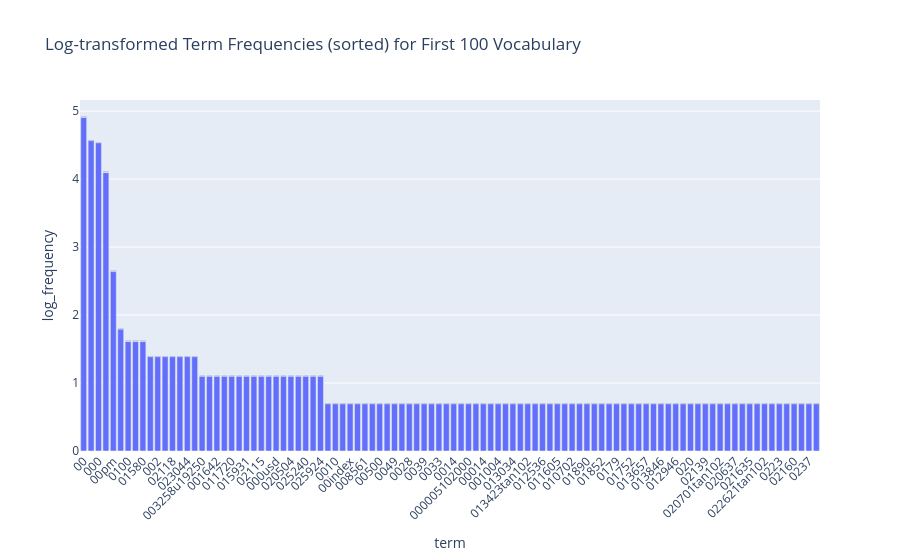

Source (notebook cell):
### Markdown cell above
### >>> **Exercise 15 (take home):** 
You can copy the code from the previous exercise and change the 'term_frequencies' variable for the 'term_frequencies_log', comment about the differences that you observe and talk about other possible insights that we can get from a log distribution.

### Code cell
# Answer here
import plotly.express as px
import pandas as pd
import numpy as np

# 計算每個詞的總頻率
term_frequencies = np.asarray(X_counts.sum(axis=0))[0]  # 每個詞的總頻率
terms = count_vect.get_feature_names_out()              # 原始詞彙表順序

# 取前 100 個詞 (或可以取所有詞，這裡示範前 100)
n_terms = 100
freq_values = term_frequencies[:n_terms]
term_values = terms[:n_terms]

# 轉成 log scale (加 1 避免 log(0))
log_freq = np.log1p(freq_values)  # log(1 + x)

# 轉成 DataFrame
df = pd.DataFrame({'term': term_values, 'frequency': freq_values, 'log_frequency': log_freq})

# 根據原始頻率排序 (由高到低)
df_sorted = df.sort_values(by='frequency', ascending=False)

# 畫互動式長條圖
fig = px.bar(df_sorted,
             x='term',
             y='log_frequency',
             title=f'Log-transformed Term Frequencies (sorted) for First {n_terms} Vocabulary',
             text='log_frequency')

# 調整 x 軸文字旋轉
fig.update_layout(xaxis_tickangle=-45)  

fig.show()

### Figure 1 — Plotly figure (JSON) as saved in the notebook; plotly's stock layout.template omitted (floating-point values rounded to 4 significant figures)
{"data": [{"hovertemplate": "term=%{x}<br>log_frequency=%{text}<extra></extra>", "legendgroup": "", "marker": {"color": "#636efa", "pattern": {"shape": ""}}, "name": "", "orientation": "v", "showlegend": false, "text": [4.905, 4.564, 4.533, 4.094, 2.639, 1.792, 1.609, 1.609, 1.609, 1.386, 1.386, 1.386, 1.386, 1.386, 1.386, 1.386, 1.099, 1.099, 1.099, 1.099, 1.099, 1.099, 1.099, 1.099, 1.099, 1.099, 1.099, 1.099, 1.099, 1.099, 1.099, 1.099, 1.099, 0.6931, 0.6931, 0.6931, 0.6931, 0.6931, 0.6931, 0.6931, 0.6931, 0.6931, 0.6931, 0.6931, 0.6931, 0.6931, 0.6931, 0.6931, 0.6931, 0.6931, 0.6931, 0.6931, 0.6931, 0.6931, 0.6931, 0.6931, 0.6931, 0.6931, 0.6931, 0.6931, 0.6931, 0.6931, 0.6931, 0.6931, 0.6931, 0.6931, 0.6931, 0.6931, 0.6931, 0.6931, 0.6931, 0.6931, 0.6931, 0.6931, 0.6931, 0.6931, 0.6931, 0.6931, 0.6931, 0.6931, 0.6931, 0.6931, 0.6931, 0.6931, 0.6931, 0.6931, 0.6931, 0.6931, 0.6931, 0.6931, 0.6931, 0.6931, 0.6931, 0.6931, 0.6931, 0.6931, 0.6931, 0.6931, 0.6931, 0.6931], "textposition": "auto", "type": "bar", "x": ["00", "01", "000", "02", "00pm", "00am", "0100", "0200", "01580", "0010580b", "002", "024103", "02118", "02173", "023044", "0001", "003258u19250", "004021809", "001642", "0000001200", "011720", "0138", "015931", "013", "02115", "0184", "000usd", "01a", "020504", "02142", "025240", "024150", "025924", "0007", "0010", "0000", "00index", "0094", "008561", "00630", "00500", "005148", "0049", "004627", "0028", "004158", "0039", "0038", "0033", "001125", "0014", "00196", "000005102000", "000100255pixel", "00014", "001200201pixel", "001004", "000406", "013034", "0131", "013423tan102", "011308pxf3", "012536", "012019", "011605", "011255", "010702", "010116", "01890", "01854", "01852", "01830", "0179", "01821", "01752", "01720", "013657", "015518", "013846", "0150", "012946", "0195", "020", "01wb", "02139", "020646", "020701tan102", "020751", "020637", "0199", "021635", "02154", "022621tan102", "02254", "0223", "021708", "02160", "0235", "0237", "024626"], "xaxis": "x", "y": [4.905, 4.564, 4.533, 4.094, 2.639, 1.792, 1.609, 1.609, 1.609, 1.386, 1.386, 1.386, 1.386, 1.386, 1.386, 1.386, 1.099, 1.099, 1.099, 1.099, 1.099, 1.099, 1.099, 1.099, 1.099, 1.099, 1.099, 1.099, 1.099, 1.099, 1.099, 1.099, 1.099, 0.6931, 0.6931, 0.6931, 0.6931, 0.6931, 0.6931, 0.6931, 0.6931, 0.6931, 0.6931, 0.6931, 0.6931, 0.6931, 0.6931, 0.6931, 0.6931, 0.6931, 0.6931, 0.6931, 0.6931, 0.6931, 0.6931, 0.6931, 0.6931, 0.6931, 0.6931, 0.6931, 0.6931, 0.6931, 0.6931, 0.6931, 0.6931, 0.6931, 0.6931, 0.6931, 0.6931, 0.6931, 0.6931, 0.6931, 0.6931, 0.6931, 0.6931, 0.6931, 0.6931, 0.6931, 0.6931, 0.6931, 0.6931, 0.6931, 0.6931, 0.6931, 0.6931, 0.6931, 0.6931, 0.6931, 0.6931, 0.6931, 0.6931, 0.6931, 0.6931, 0.6931, 0.6931, 0.6931, 0.6931, 0.6931, 0.6931, 0.6931], "yaxis": "y"}], "layout": {"barmode": "relative", "legend": {"tracegroupgap": 0}, "title": {"text": "Log-transformed Term Frequencies (sorted) for First 100 Vocabulary"}, "xaxis": {"anchor": "y", "domain": [0, 1], "tickangle": -45, "title": {"text": "term"}}, "yaxis": {"anchor": "x", "domain": [0, 1], "title": {"text": "log_frequency"}}}}
